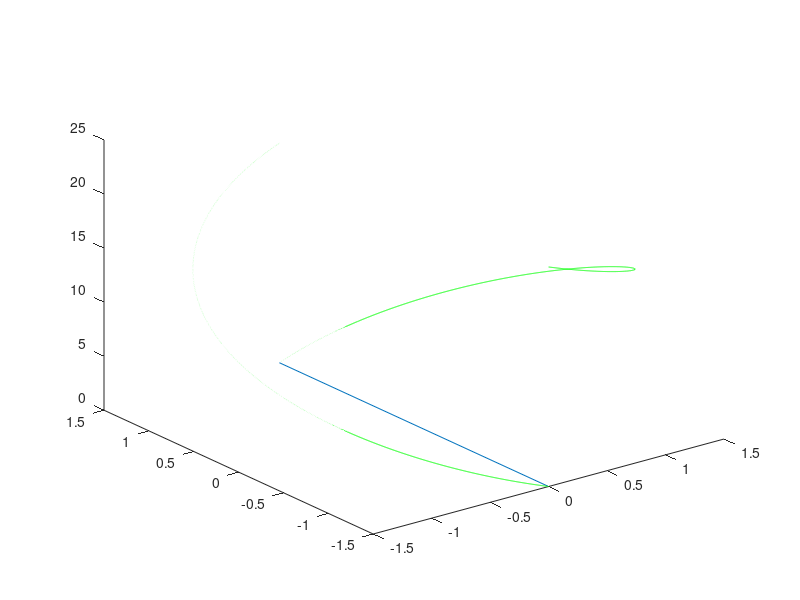

Write MATLAB code to recreate this figure.
% helix_test2.m
% Test plot of an individual double helix.
% Copyright 2015 Kyle Zampaglione, Andrew P. Sabelhaus
%%Helix Test 2 

clear all; close all; clc;

%SETUP ============================================
figure
rungwidth = 3;
rungspacing = 2;  %abs distance between rungs 
twistangle =  180; %set twist angle in degrees
number_rungs = 4; 
%==================================================
%Calculate angle of rotation between each rung
indivtwist = twistangle/(number_rungs-1);

%First rung
x = 0; %initial x
y = rungwidth/2; %initial y
z_prev = 0; %initial z
plot3([-x,x],[-y,y], [0,0]);

hold on
b = sqrt((rungspacing*(number_rungs))^2 - (twistangle*pi/180)^2*(rungwidth/2)^2);

t = 0:0.05:twistangle;
x = rungwidth/2*sind(t);
y = rungwidth/2*cosd(t);
z = b*t*pi/180; 
plot3(x,y,z, 'g')
plot3(-x,-y,z, 'g')

%for i = 1:(number_rungs-1)


%end

hold off 
%axis equal
z_total = z(end)